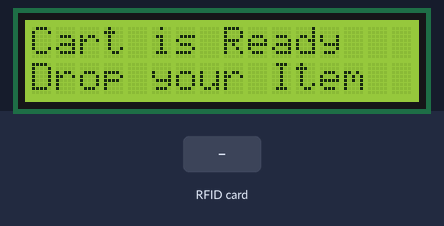
Bench run of a sketch on a simulated ESP8266 (NodeMCU). Shown: 16×2 character LCD. The inputs (shaded band) are chosen by the test bench. WiFi joins after 1.5 s; servers stay silent unless stated; what the sketch prints to the serial monitor is not drawn.

Above: at 3.2 s.
3.3 s: RFID card 43 A8 2A C5 held to the reader
At 4.6 s:
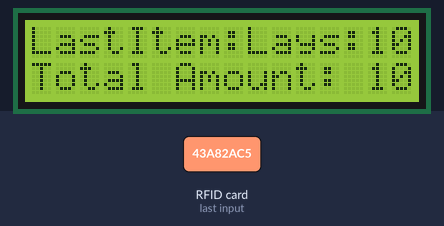
4.9 s: RFID card 03 EF 43 F6 held to the reader
At 5.5 s:
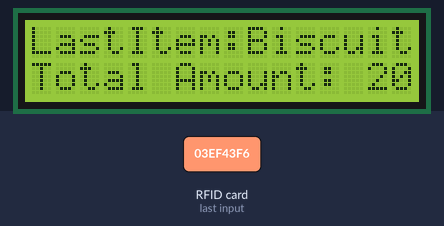
6.6 s: RFID card 5E 7A 19 C4 held to the reader
At 7.1 s:
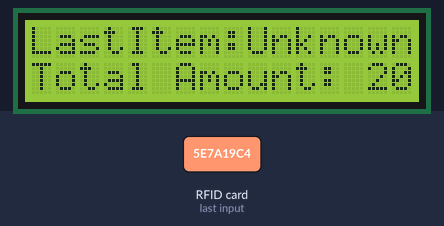
Timing chart, 0 to 9.6 s (numbered marks = the images above; inputs shaded):
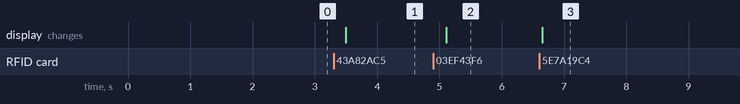

Measured:
- after the input at 3.3 s, the display: changes after 0.19 s (image 1)
- after the input at 4.9 s, the display: changes after 0.21 s (image 2)
- after the input at 6.6 s, the display: changes after 0.05 s (image 3)

The sketch:

sketch_apr27a.ino
```cpp
#include <SPI.h>
#include <MFRC522.h>
#include <LiquidCrystal_I2C.h>

#define SS_PIN 5
#define RST_PIN 4
#if defined(ESP32)
  #include <WiFi.h>
#elif defined(ESP8266)
  #include <ESP8266WiFi.h>
#endif
#include <Firebase_ESP_Client.h>

//Provide the token generation process info.
#include "addons/TokenHelper.h"
//Provide the RTDB payload printing info and other helper functions.
#include "addons/RTDBHelper.h"

// Insert your network credentials

// #define WIFI_SSID "Galaxy A21s52EC"
// #define WIFI_PASSWORD "enyh9882"
// #define WIFI_SSID "realme narzo 20 Pro"
// #define WIFI_PASSWORD "akshaisunil"
#define WIFI_SSID "Galaxy A14 0C7B"
#define WIFI_PASSWORD "cnt4zfz2j3rnndn"

// Insert Firebase project API Key
#define API_KEY "AIzaSyDWa7rC1WO4MHopdiqy9xn4lp1Jj7mDpqY"

// Insert RTDB URLefine the RTDB URL */
#define DATABASE_URL "https://smartcartstthomas-default-rtdb.firebaseio.com/"

//Define Firebase Data object
FirebaseData fbdo;

FirebaseAuth auth;
FirebaseConfig config;

MFRC522 mfrc522(SS_PIN, RST_PIN);  // Create MFRC522 instance

// Define prices for items
#define LAYS_PRICE 10
#define BISCUITS_PRICE 10

// Variable to keep track of total amount
int laysCount=0;
int biscutCount=0;
int totalAmount = 0;
int laysFlag=0;
int biscutFlag=0;
// Define LCD connection details
LiquidCrystal_I2C lcd(0x27, 16, 2);  // I2C address might be different (check LCD datasheet)


// Variable to store the last scanned item
String lastItem = "";
bool signupOK = false;
String sValue, sValue2;

void setup() {
  Serial.begin(9600);  // Initialize serial communication
  SPI.begin();          // Init SPI bus
  mfrc522.PCD_Init();   // Init MFRC522

   // Initialize LCD (number of columns, rows)
  lcd.init();
  // Turn on backlight and clear display
  lcd.backlight();
  lcd.clear();
  lcd.print("Cart is Ready");
  lcd.setCursor(0, 1);
  lcd.print("Drop your Item");

  Serial.println("RFID Ready");
  Serial.println("Place your tag near the reader...");
  WiFi.begin(WIFI_SSID, WIFI_PASSWORD);
  Serial.print("Connecting to Wi-Fi");
  while (WiFi.status() != WL_CONNECTED) {
    Serial.print(".");
    delay(300);
  }
  Serial.println();
  Serial.print("Connected with IP: ");
  Serial.println(WiFi.localIP());
  Serial.println();

  /* Assign the api key (required) */
  config.api_key = API_KEY;

  /* Assign the RTDB URL (required) */
  config.database_url = DATABASE_URL;

  /* Sign up */
  if (Firebase.signUp(&config, &auth, "", "")) {
    Serial.println("ok");
    signupOK = true;
  }
  else {
    Serial.printf("%s\n", config.signer.signupError.message.c_str());
  }

  /* Assign the callback function for the long running token generation task */
  config.token_status_callback = tokenStatusCallback; //see addons/TokenHelper.h

  Firebase.begin(&config, &auth);
  Firebase.reconnectWiFi(true);
Firebase.RTDB.setString(&fbdo, "/biscut","0");
Firebase.RTDB.setString(&fbdo, "/lays","0");
Firebase.RTDB.setString(&fbdo, "/total","0");

}

void loop() {
   if (Firebase.ready() && signupOK ) {

  // Look for new cards
  if (mfrc522.PICC_IsNewCardPresent() && mfrc522.PICC_ReadCardSerial()) {
    // Show UID on serial monitor
    Serial.print("UID tag :");
    String content = "";
    byte letter;
    for (byte i = 0; i < mfrc522.uid.size; i++) {
      Serial.print(mfrc522.uid.uidByte[i] < 0x10 ? " 0" : " ");
      Serial.print(mfrc522.uid.uidByte[i], HEX);
      content.concat(String(mfrc522.uid.uidByte[i] < 0x10 ? " 0" : " "));
      content.concat(String(mfrc522.uid.uidByte[i], HEX));
    }
    Serial.println();
    Serial.print("Message : ");
    content.toUpperCase();

    // Check if scanned tag corresponds to Lays
    if ((content.substring(1) == "43 A8 2A C5") && (laysFlag==0)) {
      laysCount=laysCount+1;
      Serial.println(laysCount);
      if (Firebase.RTDB.setString(&fbdo, "/lays",String(laysCount))){
          Serial.println("lays PASSED");

          }
      laysFlag=1;
      Serial.println("Lays");
      totalAmount += LAYS_PRICE;
      lastItem = "Lays:10rps";
    }
    else if ((content.substring(1) == "43 A8 2A C5") && (laysFlag==1)) {
      laysCount=laysCount-1;
      Serial.println(laysCount);
      if (Firebase.RTDB.setString(&fbdo, "/lays",String(laysCount))){
          Serial.println("lays PASSED");

          }
      laysFlag=0;
      Serial.println("Lays");
      totalAmount -= LAYS_PRICE;
      lastItem = "Lays:10rps";
    }
    // Check if scanned tag corresponds to Biscuits
    else if ((content.substring(1) == "03 EF 43 F6") && (biscutFlag==0)) {
      biscutCount=biscutCount+1;
      Serial.println(biscutCount);
      if (Firebase.RTDB.setString(&fbdo, "/biscut",String(biscutCount))){
          Serial.println("biscut PASSED");

          }
      biscutFlag=1;
      Serial.println("Biscuits:10rps");
      totalAmount += BISCUITS_PRICE;
      lastItem = "Biscuit";
    }
    else if ((content.substring(1) == "03 EF 43 F6") && (biscutFlag==1)) {
      biscutCount=biscutCount-1;
      Serial.println(biscutCount);
      if (Firebase.RTDB.setString(&fbdo, "/biscut",String(biscutCount))){
          Serial.println("biscut PASSED");

          }
      biscutFlag=0;
      Serial.println("Biscuits:10rps");
      totalAmount -= BISCUITS_PRICE;
      lastItem = "Biscuit";
    }
    else {
      Serial.println("Unknown tag scanned");
      lastItem = "Unknown";
    }


    Serial.print("Total Amount: ");
    Serial.println(totalAmount);

    // Update LCD display
    lcd.clear();
    lcd.print("LastItem:");
    //lcd.setCursor(0, 1);
    lcd.print(lastItem);
    lcd.setCursor(0, 1);
    //if (Firebase.RTDB.getString(&fbdo, "/total")) {
    //  if (fbdo.dataType() == "string") {
     //   sValue = fbdo.stringData();
      //  int a = sValue.toInt();
        lcd.print("Total Amount: ");
    lcd.print(totalAmount);
    if (Firebase.RTDB.setString(&fbdo, "/total",String(totalAmount))){
          Serial.println("Total PASSED");

          }
    //  }
     // }

    delay(1000);
  }
  mfrc522.PICC_HaltA();
  mfrc522.PCD_StopCrypto1();
   }
}
```
